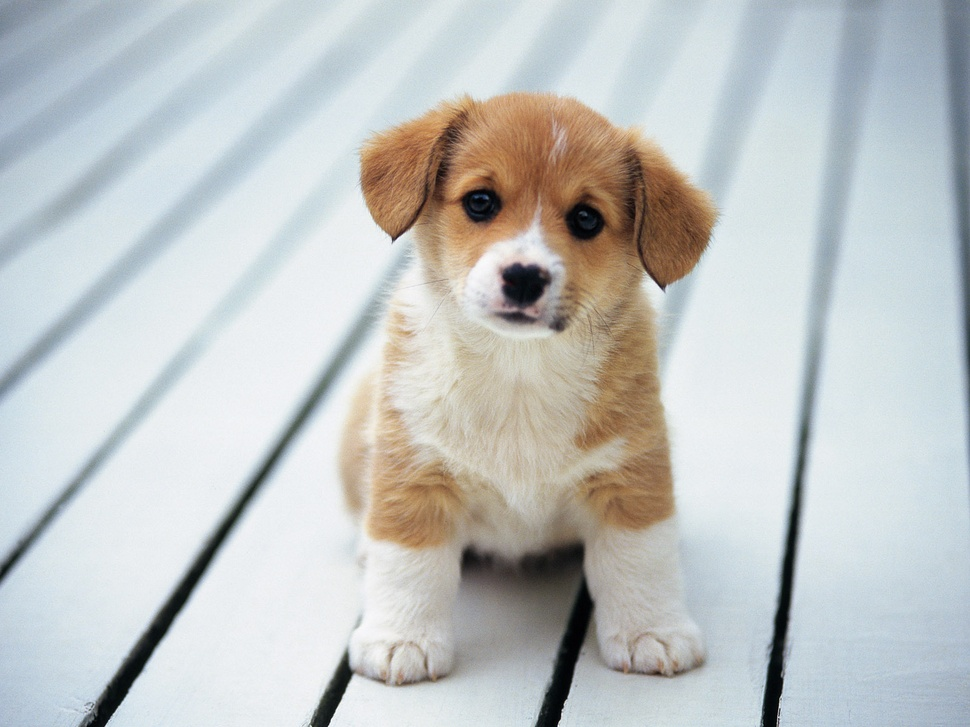
#> input picture crevassemap/smoothfft/puppy.jpg, 970 x 727 px, shrunk from 1600 x 1200 before the run
$ python smooth.py
#> lines starting #> are read from the running program, lines starting #| are printed output that depends on the picture
from __future__ import division
import numpy as np
import scipy.signal

kernel = np.array([[0,  1,  0],
                   [1, -4,  1],
                   [0,  1,  0]])

def smooth_fft(u):
  """
    A smoothed version of a 2d FFT, based on Moisan (2011)

    http://www.math-info.univ-paris5.fr/~moisan/papers/2009-11r.pdf
  """
  v = np.zeros_like(u)
  v[0,:] += u[-1,:] - u[0,:]
  v[-1,:] += u[0,:] - u[-1,:]
  v[:,0] += u[:,-1] - u[:,0]
  v[:,-1] += u[:,0] - u[:,-1]

  lap_u = scipy.signal.convolve2d(u, kernel, mode='same', boundary='wrap')
  dft = np.fft.fft2(lap_u - v)

  p = np.zeros_like(u)
  m, n = u.shape
  q = np.arange(m)
  r = np.arange(n)
  r, q = np.meshgrid(r, q)
  q[0,0] = 1
  r[0,0] = 1
  p = dft / (2 * np.cos(2 * np.pi * q / m) + 2 * np.cos(2 * np.pi * r / n) - 4)
  p[0,0] = 0
  return p


if __name__ == '__main__':
  import scipy.ndimage
  import matplotlib.pyplot as plt
  import matplotlib.cm as cm
  puppy = scipy.ndimage.imread('puppy.jpg', flatten=True) * 1.0
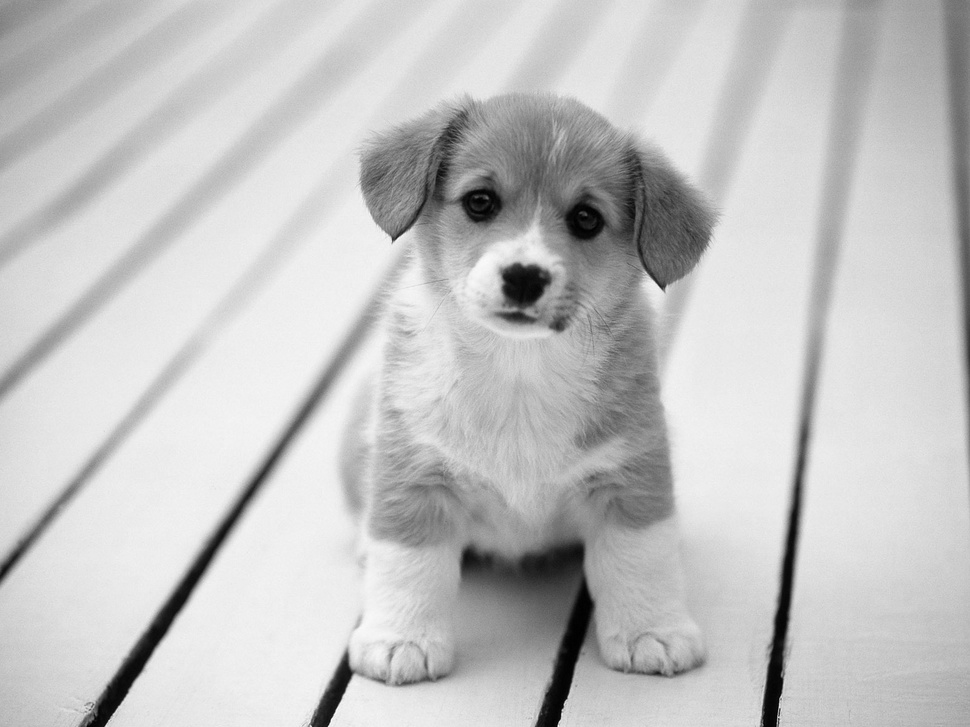
#> puppy: shape (727, 970) float32; min 0.228, max 252.9, mean 195.6
  puppy_fft = np.fft.fft2(puppy)
  puppy_smooth_fft = smooth_fft(puppy)
#> in smooth_fft, `v[0,:] += u[-1,:] - u[0,:]`:
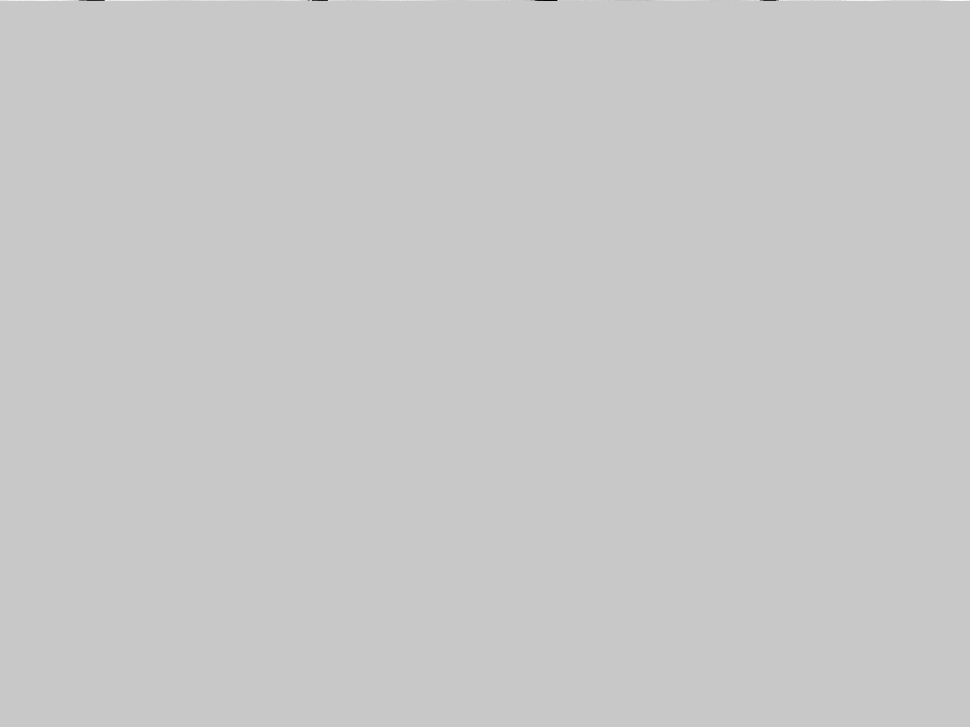
#> v: shape (727, 970) float32; min -223.9, max 60.64, mean 0; drawn with min black and max white
#> in smooth_fft, `v[:,-1] += u[:,0] - u[:,-1]`:
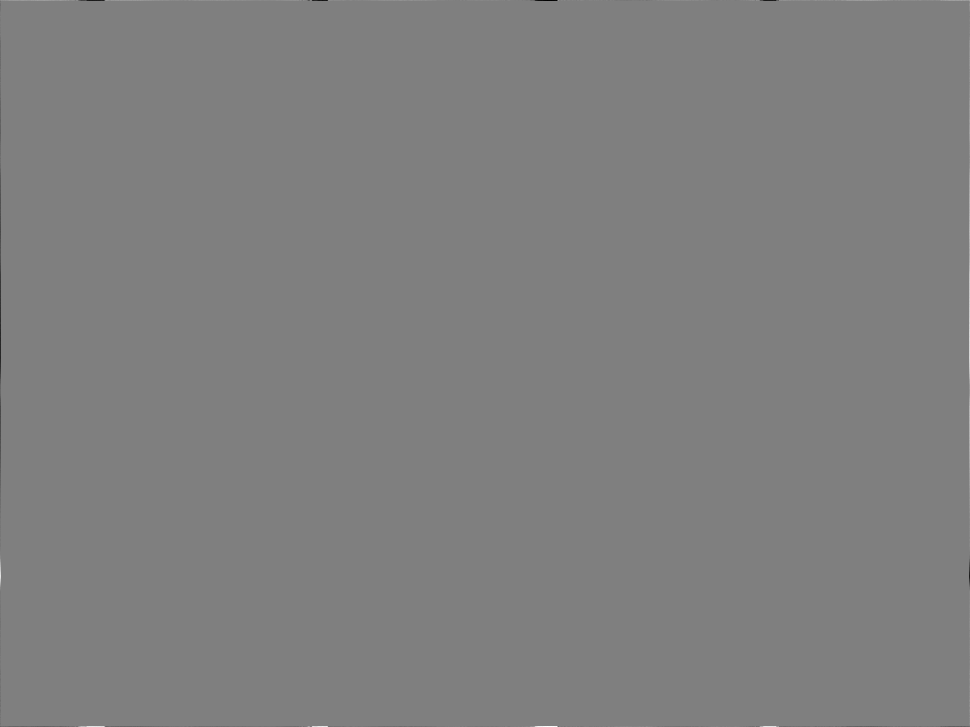
#> v: shape (727, 970) float32; min -223.9, max 223.9, mean 0; drawn with min black and max white
  puppy_smooth = np.fft.ifft2(puppy_smooth_fft)
  plt.figure()
  plt.subplot(2,2,1)
  plt.imshow(puppy, cmap=cm.YlGnBu_r)
  plt.subplot(2,2,2)
  plt.imshow(np.log(np.abs(np.fft.fftshift(puppy_fft))))
  plt.subplot(2,2,3)
  plt.imshow(np.real(puppy_smooth), cmap=cm.YlGnBu_r)
  plt.subplot(2,2,4)
  plt.imshow(np.log(np.abs(np.fft.fftshift(puppy_smooth_fft))))
  plt.savefig('puppies.png')
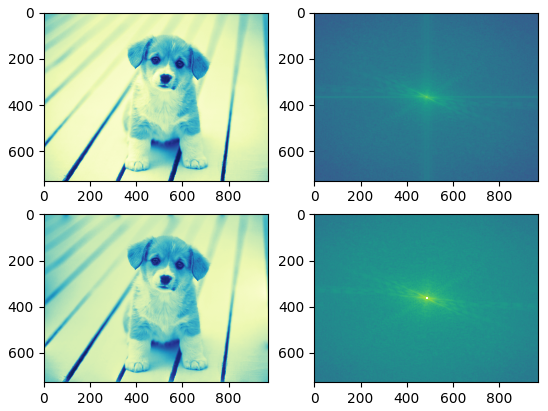
#> figure drawn by matplotlib, 4 panels
  #plt.show()
